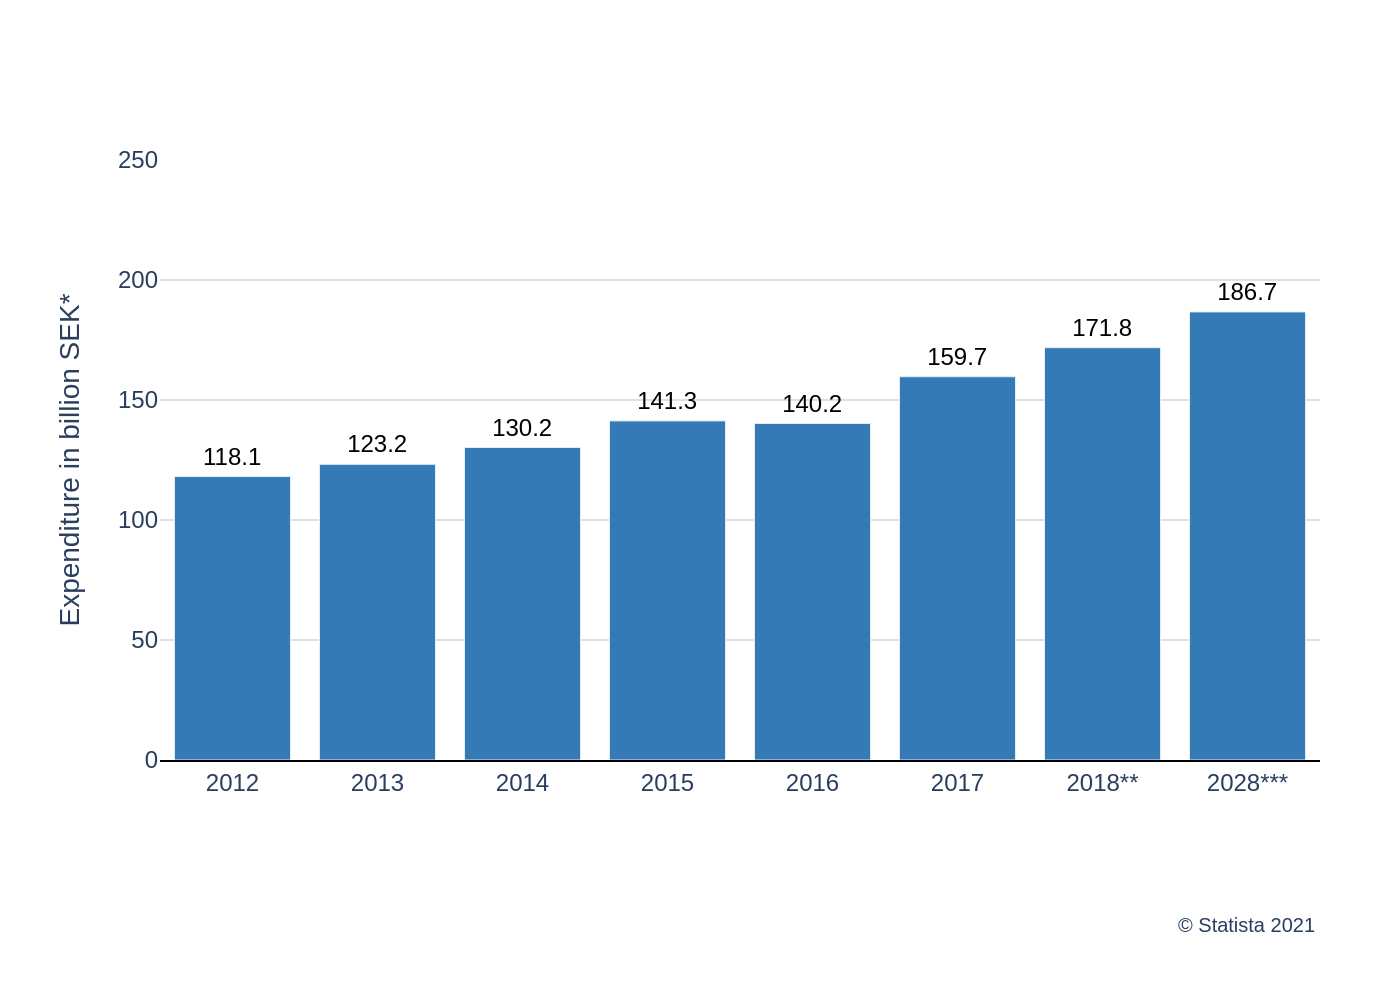

Reproduce this figure in Python.
import sys
import json
import pathlib
import plotly.graph_objects as go

# --- 1. Load data from JSON file provided as a command-line argument ---
if len(sys.argv) != 2:
    print("Usage: python generate_chart.py <path_to_json_file>")
    sys.exit(1)

json_path = sys.argv[1]
try:
    with open(json_path, 'r', encoding='utf-8') as f:
        chart_config = json.load(f)
except (FileNotFoundError, json.JSONDecodeError) as e:
    print(f"Error reading or parsing JSON file: {e}")
    sys.exit(1)

chart_data = chart_config.get('chart_data', [])
texts = chart_config.get('texts', {})
colors = chart_config.get('colors', [])

# --- 2. Prepare data for Plotly ---
x_values = [d['x'] for d in chart_data]
y_values = [d['y'] for d in chart_data]

# --- 3. Create the Plotly figure ---
fig = go.Figure()

# Add the bar trace
fig.add_trace(go.Bar(
    x=x_values,
    y=y_values,
    text=y_values,
    textposition='outside',
    textfont=dict(color='black', size=12),
    marker_color=colors[0] if colors else None,
    hoverinfo='none',
    cliponaxis=False
))

# --- 4. Configure layout and styling ---
# Combine title and subtitle
title_parts = [texts.get('title'), texts.get('subtitle')]
title_text = "<br>".join(filter(None, title_parts))

# Combine source and note
source_parts = [texts.get('source'), texts.get('note')]
source_text = "<br>".join(filter(None, source_parts))

fig.update_layout(
    font=dict(family="Arial"),
    title=dict(
        text=title_text,
        x=0.05,
        xanchor='left',
        y=0.95,
        yanchor='top'
    ),
    yaxis_title=texts.get('y_axis_title'),
    xaxis_title=texts.get('x_axis_title'),
    yaxis=dict(
        range=[0, 250],
        tickmode='array',
        tickvals=[0, 50, 100, 150, 200, 250],
        gridcolor='#e0e0e0',
        zeroline=False,
        showline=False
    ),
    xaxis=dict(
        showgrid=False,
        showline=True,
        linecolor='black',
        linewidth=1
    ),
    plot_bgcolor='white',
    paper_bgcolor='white',
    showlegend=False,
    margin=dict(l=80, r=40, t=80, b=120),
    annotations=[
        dict(
            text=source_text,
            showarrow=False,
            xref='paper',
            yref='paper',
            x=1.0,
            y=-0.25,
            xanchor='right',
            yanchor='top',
            align='right',
            font=dict(size=10)
        )
    ] if source_text else []
)

# --- 5. Output the chart as a PNG image ---
base_filename = pathlib.Path(json_path).stem
output_filename = f"{base_filename}.png"
fig.write_image(output_filename, scale=2)

print(f"Chart saved as {output_filename}")
